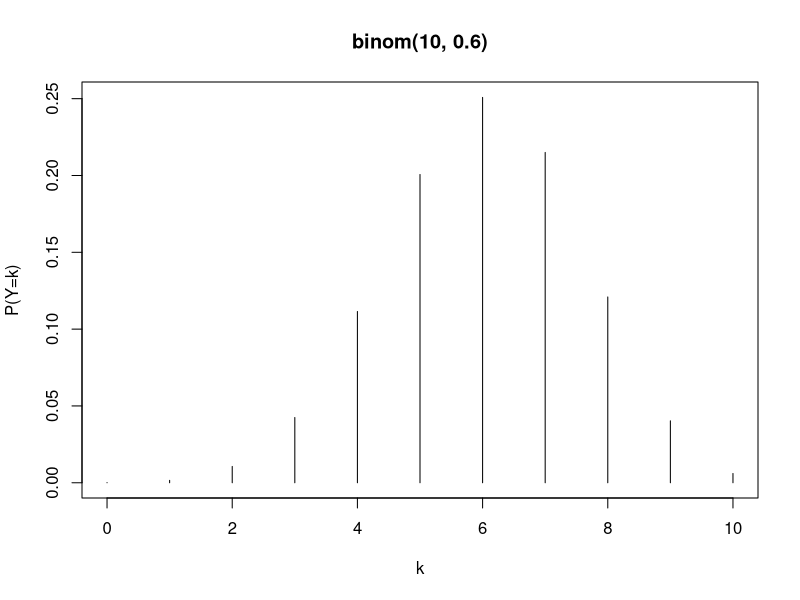
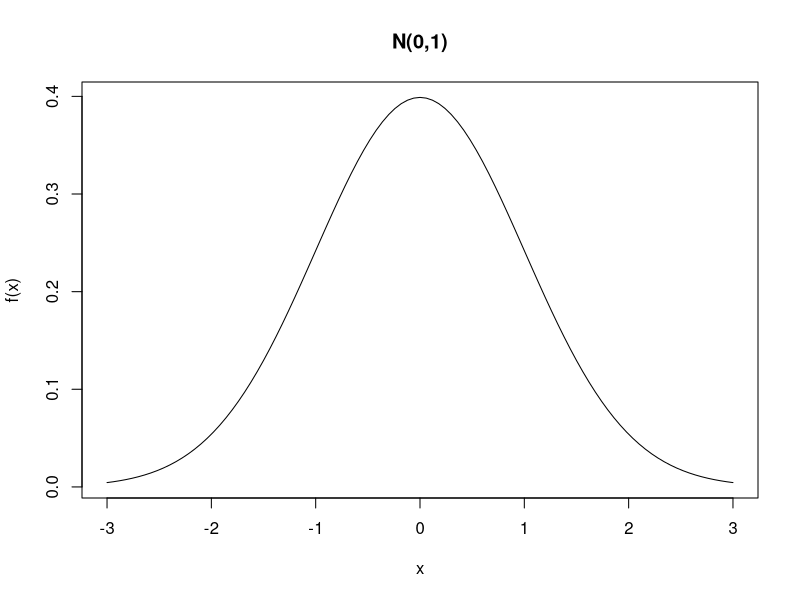

The R source for these figures, in order:
## -----------------------------------------------------------------------------
n <- 10 # Number of trials
p <- 0.6 # Probability of success
k <- 4 # Number of successes

choose(n, k) * p^k * (1 - p)^(n - k)

## -----------------------------------------------------------------------------
dbinom(k, size = n, prob = p)

## -----------------------------------------------------------------------------
sum(dbinom(0:5, size = n, prob = p))
pbinom(5, size = n, prob = p) # Specific R function

## -----------------------------------------------------------------------------
1 - pbinom(5, size = n, prob = p)
pbinom(5, size = n, prob = p, lower.tail = FALSE)

## -----------------------------------------------------------------------------
n * p # Expected value obtained through analytical computations
sum(0:n * dbinom(0:n, size = n, prob = 0.6)) # Numerical computation

## -----------------------------------------------------------------------------
sum(sqrt(0:n) * dbinom(0:n, size = n, prob = 0.6))

## -----------------------------------------------------------------------------
qbinom(0.25, size = 10, prob = 0.6) # First quartile

## -----------------------------------------------------------------------------
pbinom(4, size = 10, prob = 0.6) # The value is smaller than 0.25
pbinom(5, size = 10, prob = 0.6) # The value is larger than 0.25

## -----------------------------------------------------------------------------
kk <- 0:n
prob <- dbinom(0:n, size = n, prob = p)
plot(kk, prob, type = "h", main = "binom(10, 0.6)", xlab = "k", ylab = "P(Y=k)")

## -----------------------------------------------------------------------------
x <- 1 # Point at which to compute the density
mu <- 3 # Mean
sigma2 <- 10 # Variance

1 / sqrt(2 * pi * sigma2) * exp(-1 / (2 * sigma2) * (x - mu)^2)
dnorm(x, mean = 3, sd = sqrt(sigma2))

## -----------------------------------------------------------------------------
integrate(dnorm, lower = -1, upper = 1)

## -----------------------------------------------------------------------------
pnorm(1) - pnorm(-1)

## -----------------------------------------------------------------------------
qnorm(0.75)

## -----------------------------------------------------------------------------
pnorm(qnorm(0.75))

## -----------------------------------------------------------------------------
curve(dnorm(x, mean = 0, sd = 1), from = -3, to = 3, ylab = "f(x)", main = "N(0,1)")

## -----------------------------------------------------------------------------
R <- 5
rnorm(R, mean = 0, sd = 1)

## -----------------------------------------------------------------------------
dice <- 1:6

## -----------------------------------------------------------------------------
set.seed(123) # R command to fix the "seed"
sample(x = dice, size = 1) # size = 1 implies that a single die is rolled

## -----------------------------------------------------------------------------
set.seed(140)
n <- 10
# replace = TRUE implies that the die is rolled 10 times
sim <- sample(dice, size = n, replace = TRUE)
sim

## -----------------------------------------------------------------------------
sample(1:90, size = 5, replace = FALSE)

## -----------------------------------------------------------------------------
sample(dice)
